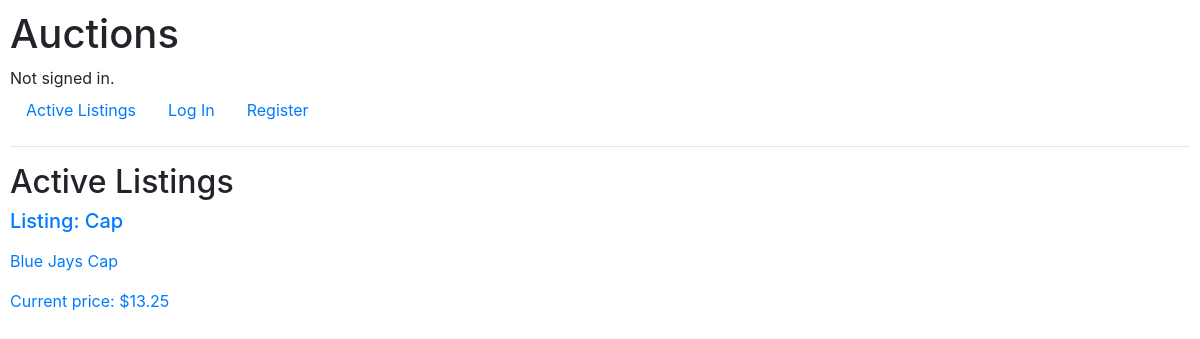
Before: / with the older database file.
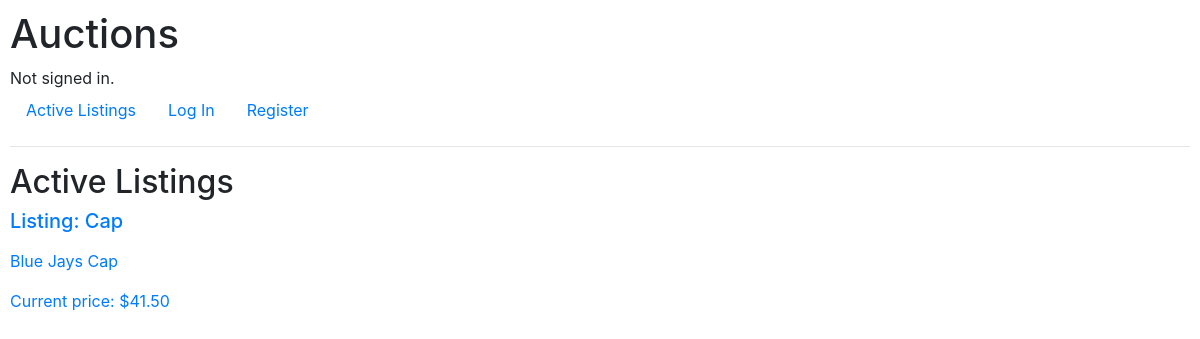
After: the same page with the newer database file.
### auctions/models.py (models this page shows)
class Listing(models.Model):
    title = models.CharField(max_length=64)
    description = models.CharField(max_length = 256)
    starting_bid = models.DecimalField(max_digits=20, decimal_places=2)
    current_price = models.DecimalField(max_digits=20, decimal_places=2)
    image_url = models.URLField(blank=True) #optionally add url field
    category = models.CharField(max_length=1, choices=CATEGORIES, default=CATEGORIES[5][1])
    active = models.BooleanField(default = True) #if the listing is active, default active
    seller = models.ForeignKey(User, null=False, on_delete=models.CASCADE, related_name="listing_sold")
    buyer = models.ForeignKey(User, null=True, on_delete=models.CASCADE, related_name="listing_bought")

### auctions/views.py (the view)
# urls.py: path("", views.index, name="index"),
def index(request):
    active_listings = Listing.objects.filter(active=True)
    return render(request, "auctions/index.html", {
        "active_listings": active_listings
    })

### auctions/templates/auctions/index.html (shortened to what this page needs)
{% extends "auctions/layout.html" %}
{% block body %}
    <h2>Active Listings</h2>
    {% for listing in active_listings %}
    <a href="listing/{{ listing.title }}">
    <div>
        <h5> Listing: {{ listing.title }} </h5>
        <p>{{ listing.description }}</p>
        <p>Current price: ${{ listing.current_price }}</p>
        <br>
    </div>
    </a>
    {% endfor %}
{% endblock %}

Changed rows visible on the page:
changed Listing "Cap": current_price "13.25" → "41.50"
